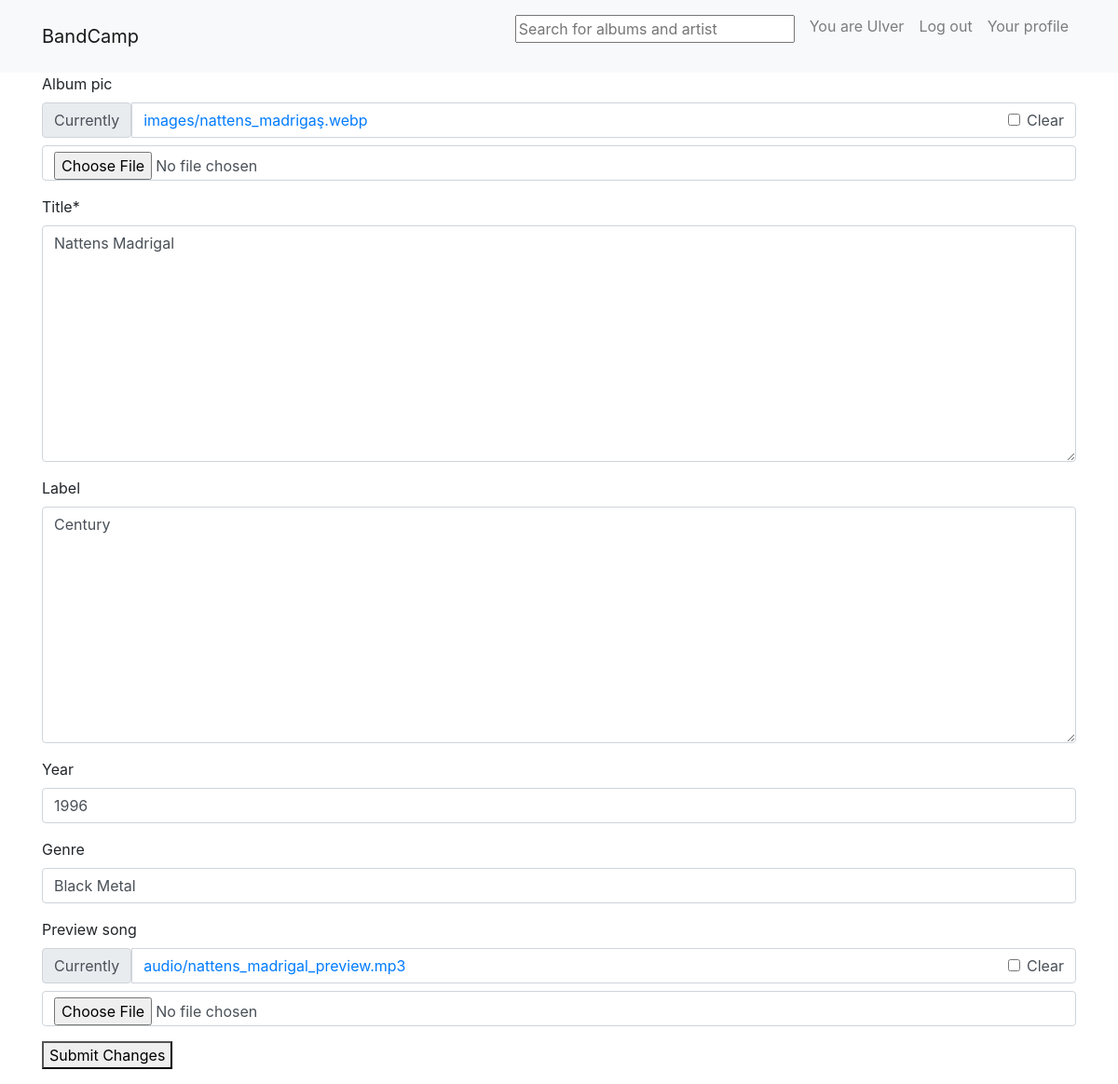
Page /album_edit/1 (signed in) on the earlier database version.
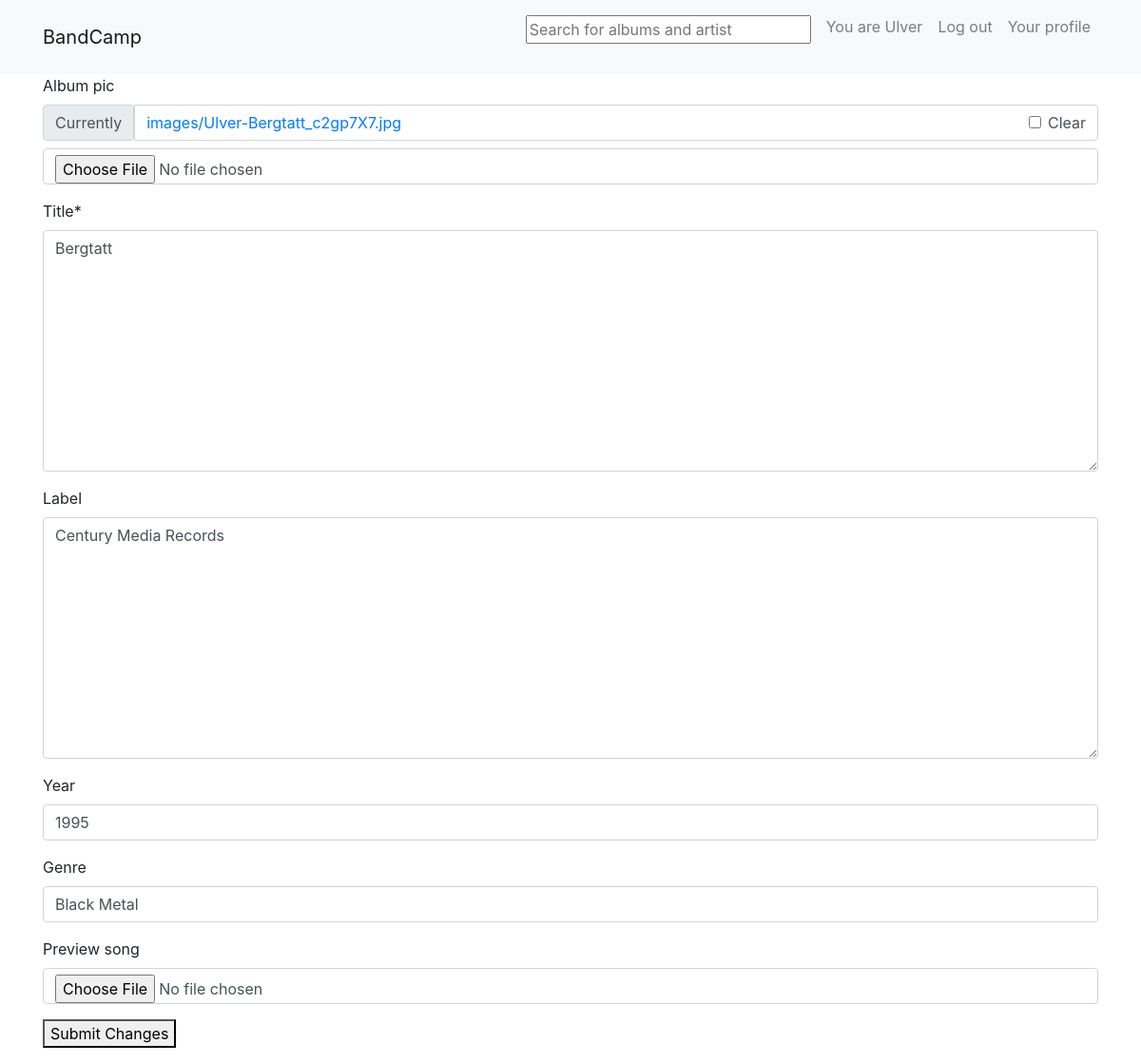
Same page on the later database version.
### profiles/models.py (models this page shows)
class Album(models.Model):
    title = models.TextField(max_length=50 , editable=True)
    artist = models.ForeignKey(User , on_delete=models.CASCADE)
    album_pic = models.ImageField(null=True , blank=True , upload_to="images/" , editable=True)
    label = models.TextField(max_length= 30 , null=True , blank=True , editable=True)
    year = models.IntegerField(null=True , blank=True , editable=True)
    genre = models.CharField(max_length=30 , null=True , blank=True , editable=True)
    preview_song = models.FileField(blank=True , null= True , upload_to="audio/" , editable=True)
    wishlists = models.ManyToManyField(User , related_name="albums")
    buyed = models.ManyToManyField(User , related_name="album_buy")

### profiles/views.py (the view, shortened to what this page needs)
# urls.py: path("album_edit/<int:pk>" , EditAlbumView.as_view() , name="edit_album"),
class EditAlbumView(UpdateView):
    model = Album
    template_name = "edit_album.html" ##Reverse lazy must be reimplemented.
    fields = ["album_pic" , "title" , "label" , "year" , "genre" , "preview_song"]
    def get_object(self, queryset = None) :
        return get_object_or_404(Album , id = self.kwargs["pk"])

### templates/edit_album.html (shortened to what this page needs)
{% extends "base.html" %}
{% load crispy_forms_tags %}
{% block content%}
<form method="post" enctype="multipart/form-data">
    {{form|crispy}}
    <button>Submit Changes</button>
</form>
{% endblock content %}

Differences in the rows shown:
changed Album "Black Metal": title "Nattens Madrigal" → "Bergtatt"; label "Century" → "Century Media Records"; year "1996" → "1995"
Other differences:
form field form: "☐" → (not shown)
text no longer shown: "Album pic Currently images/nattens_madrigaş.webp Clear Title * Label Year Genre Preview song Currently audio/nattens_madrigal_preview.mp3 Clear"
text now shown: "Album pic Currently images/Ulver-Bergtatt_c2gp7X7.jpg Clear Title * Label Year Genre Preview song"
